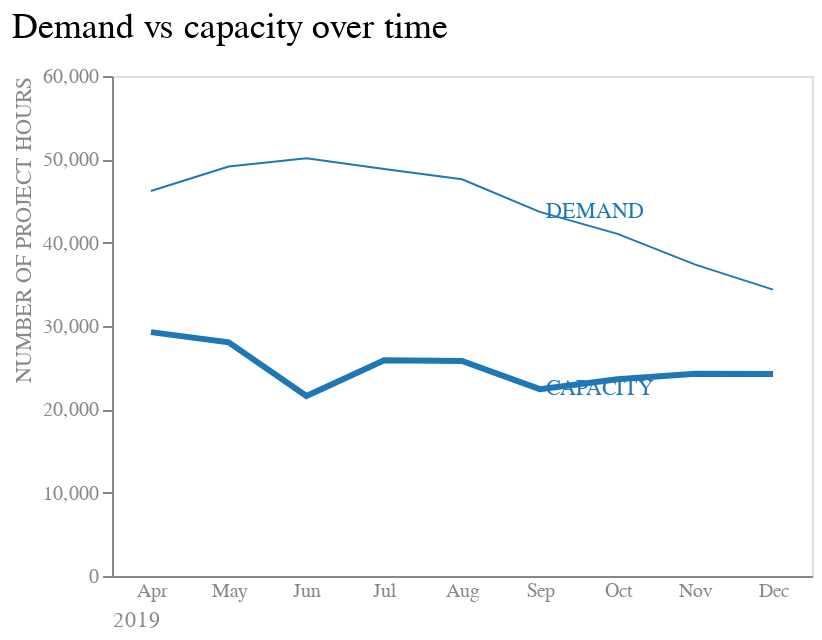

The notebook cell saved with this chart:
### Markdown cell above
#### Line graph

Cleaner than the bar chart, the next step was to convey the data using the line graph, with the labeling beside each line, along with the final value of the year. This helps the viewer to visualize the difference between the capacity and the demand.

### Code cell
# Line graph
line = alt.Chart(bar_table, title = alt.Title(
    "Demand vs capacity over time",
    fontSize = 18,
    fontWeight = 'normal',
    anchor = 'start',
    offset = 10
    )).mark_line().encode(
    y = alt.Y('Value', 
              axis = alt.Axis(grid = False, titleAnchor = 'end', 
                              labelColor = "#888888", titleColor = '#888888', 
                              titleFontWeight = 'normal'), 
              scale = alt.Scale(domain = [0, 60000]), 
              title = "NUMBER OF PROJECT HOURS"),
    x = alt.X('month', 
              sort = None, 
              axis = alt.Axis(labelAngle = 0, titleAnchor = 'start', 
                              labelColor = "#888888", titleColor = '#888888', 
                              titleFontWeight = 'normal', ticks = False), 
              title = "2019"),
    color = alt.Color('Metric', scale = alt.Scale(range = ['#1f77b4', '#1f77b4']), legend = None),
    strokeWidth = alt.condition(
        "datum.Metric == 'CAPACITY'",
        alt.value(3),
        alt.value(1))
).properties(
    width=350,
    height=250
)

# Label
label = alt.Chart(bar_table).mark_text(align = 'left', dx = 3).encode(
    x = alt.X('month', sort = None, aggregate = 'max'),
    y = alt.Y('Value', aggregate = {'argmax': 'month'}),
    text = alt.Text('Metric'),
    color = alt.Color('Metric', scale = alt.Scale(range = ['#1f77b4', '#1f77b4']))
)

line + label

### Figure 1 — Vega-Lite specification as saved in the notebook (floating-point values rounded to 4 significant figures)
{"config": {"view": {"continuousWidth": 300, "continuousHeight": 300}}, "layer": [{"mark": {"type": "line"}, "encoding": {"color": {"field": "Metric", "legend": null, "scale": {"range": ["#1f77b4", "#1f77b4"]}, "type": "nominal"}, "strokeWidth": {"condition": {"test": "datum.Metric == 'CAPACITY'", "value": 3}, "value": 1}, "x": {"axis": {"labelAngle": 0, "labelColor": "#888888", "ticks": false, "titleAnchor": "start", "titleColor": "#888888", "titleFontWeight": "normal"}, "field": "month", "sort": null, "title": "2019", "type": "nominal"}, "y": {"axis": {"grid": false, "labelColor": "#888888", "titleAnchor": "end", "titleColor": "#888888", "titleFontWeight": "normal"}, "field": "Value", "scale": {"domain": [0, 60000]}, "title": "NUMBER OF PROJECT HOURS", "type": "quantitative"}}, "title": {"text": "Demand vs capacity over time", "anchor": "start", "fontSize": 18, "fontWeight": "normal", "offset": 10}}, {"mark": {"type": "text", "align": "left", "dx": 3}, "encoding": {"color": {"field": "Metric", "scale": {"range": ["#1f77b4", "#1f77b4"]}, "type": "nominal"}, "text": {"field": "Metric", "type": "nominal"}, "x": {"aggregate": "max", "field": "month", "sort": null, "type": "nominal"}, "y": {"aggregate": {"argmax": "month"}, "field": "Value", "type": "quantitative"}}}], "data": {"name": "data-f53bb01febd214e9ecb3cb7fbc625fc6"}, "height": 250, "width": 350, "$schema": "https://vega.github.io/schema/vega-lite/v5.15.1.json", "datasets": {"data-f53bb01febd214e9ecb3cb7fbc625fc6": [{"Metric": "CAPACITY", "Value": 29263, "year": 2019, "month": "Apr"}, {"Metric": "CAPACITY", "Value": 28037, "year": 2019, "month": "May"}, {"Metric": "CAPACITY", "Value": 21596, "year": 2019, "month": "Jun"}, {"Metric": "CAPACITY", "Value": 25895, "year": 2019, "month": "Jul"}, {"Metric": "CAPACITY", "Value": 25813, "year": 2019, "month": "Aug"}, {"Metric": "CAPACITY", "Value": 22427, "year": 2019, "month": "Sep"}, {"Metric": "CAPACITY", "Value": 23605, "year": 2019, "month": "Oct"}, {"Metric": "CAPACITY", "Value": 24263, "year": 2019, "month": "Nov"}, {"Metric": "CAPACITY", "Value": 24243, "year": 2019, "month": "Dec"}, {"Metric": "DEMAND", "Value": 46193, "year": 2019, "month": "Apr"}, {"Metric": "DEMAND", "Value": 49131, "year": 2019, "month": "May"}, {"Metric": "DEMAND", "Value": 50124, "year": 2019, "month": "Jun"}, {"Metric": "DEMAND", "Value": 48850, "year": 2019, "month": "Jul"}, {"Metric": "DEMAND", "Value": 47602, "year": 2019, "month": "Aug"}, {"Metric": "DEMAND", "Value": 43697, "year": 2019, "month": "Sep"}, {"Metric": "DEMAND", "Value": 41058, "year": 2019, "month": "Oct"}, {"Metric": "DEMAND", "Value": 37364, "year": 2019, "month": "Nov"}, {"Metric": "DEMAND", "Value": 34364, "year": 2019, "month": "Dec"}]}}
